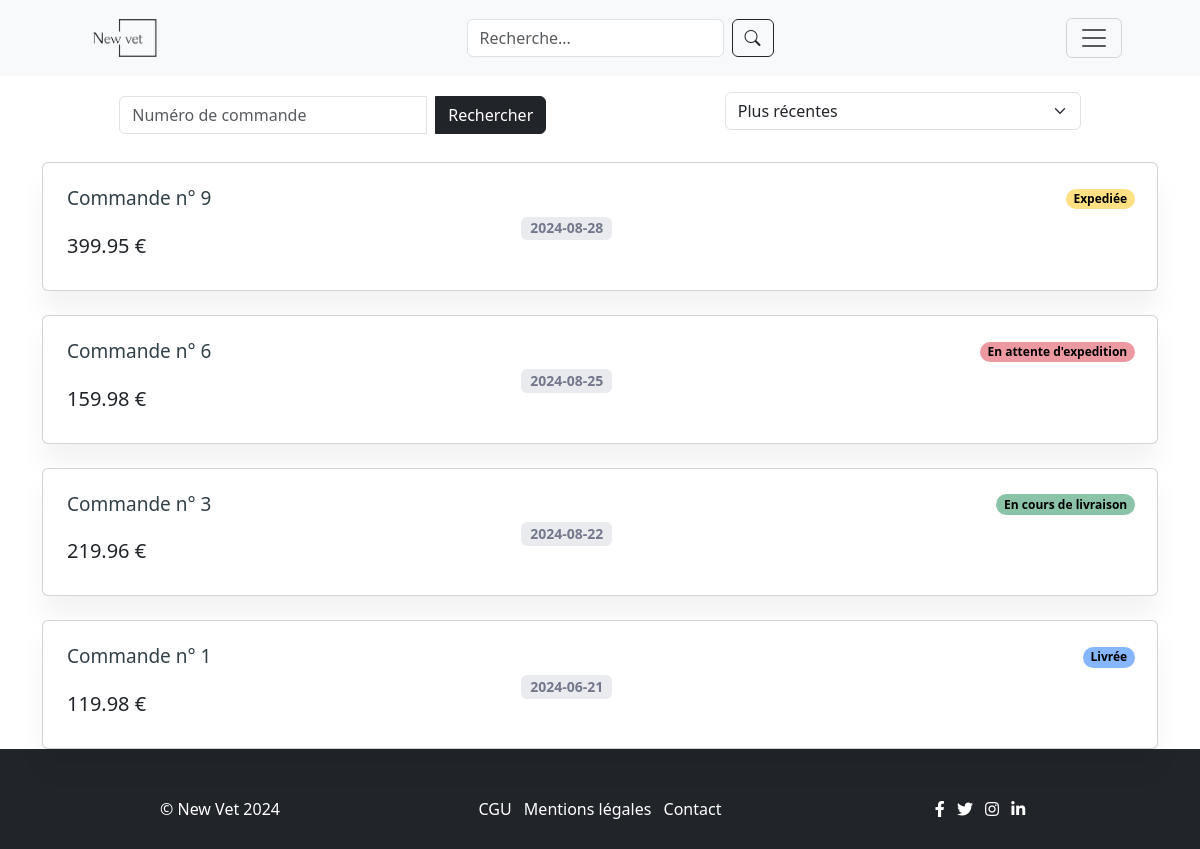
Screenshot of /myorders.php (signed in) with the database file from the repository.
### tables this page shows
CREATE TABLE `commandes` (
  `id` int(11) NOT NULL,
  `utilisateur_id` int(11) NOT NULL,
  `date_creation` date NOT NULL DEFAULT current_timestamp(),
  `prix_total` decimal(10,2) NOT NULL DEFAULT 0.00,
  `statut` int(1) NOT NULL DEFAULT 1,
  `chiffres_cb` int(4) NOT NULL
);

### functions.php (called while the page is built, shortened)
<?php
function getOrdersByUserIdNewest($con, $user_id){
    $query = "SELECT * FROM commandes WHERE utilisateur_id = '$user_id' ORDER BY date_creation DESC";
    $result = mysqli_query($con,$query);
    if($result && mysqli_num_rows($result)> 0){
        $orders = mysqli_fetch_all($result, MYSQLI_ASSOC);
        return $orders;
    }
}
?>

### myorders.php (the view, shortened to what this page needs)
<?php
include("config.php");
include("functions.php");
if (isset($_GET['orderNumber'])) {
    $searchOrderNumber = (int)$_GET['orderNumber'];
} else {
    $searchOrderNumber = '';
}
$orders = array();
if ($searchOrderNumber > 0) {
    $orders = getOrdersByUserIdAndNumber($con, $_SESSION['user_id'], $searchOrderNumber);
} else {
    $orders = getOrdersByUserIdNewest($con, $_SESSION['user_id']);
}
?>
<!DOCTYPE html>
<html lang="fr">
<head>
    <link rel="stylesheet" href="https://cdn.jsdelivr.net/npm/bootstrap-icons@1.11.3/font/bootstrap-icons.min.css">
    <link href="https://cdn.jsdelivr.net/npm/bootstrap@5.3.3/dist/css/bootstrap.min.css" rel="stylesheet"
>
    <link rel="stylesheet" href="assets/css/style.css" />
    <link rel="stylesheet" href="assets/css/myorders.css" />
</head>
<body>
    <main>
        <?php include "header.php"; ?>
        <section class="section mt-3">
            <div class="container">
                <div class="justify-content-center row d-flex justify-content-around">
                    <span class="col-lg-5 row">
                        <form method="GET" action="" class="d-flex align-items-center">
                            <div class="input-group">
                                <input name="orderNumber"
                                    placeholder="Numéro de commande" type="search" class="form-control "
                                    value="<?php if ($searchOrderNumber != 0) echo $searchOrderNumber ?>" />
                                <button type="submit" class="btn btn-dark ms-2">Rechercher</button>
                            </div>
                        </form>
                    </span>
                    <div class="col-lg-4 mb-2">
                        <select class="form-select" id="ordersOrder" onchange="ordersSort()">
                            <option value="1">Plus récentes</option>
                        </select>
                    </div>
                </div>
                <div class="row">
                    <div class="col-lg-12">
                        <div id="ordersList">
                            <?php
                            if (is_array($orders)) {
                                foreach ($orders as $order) {
                                    $orderId = $order['id'];
                                    $orderDate = $order['date_creation'];
                                    $orderTotal = $order['prix_total'];
                                    $orderStatus = $order['statut'];
                                    $orderStatusTag = "<p class='badge rounded-pill bg-danger text-black'>Etat Inconnu</p>";
                                    switch ($orderStatus) {
                                        case 1:
                                            $orderStatusTag = "<p class='badge rounded-pill bg-danger text-black' style='--bs-bg-opacity: .5;'>En attente d'expedition</p>";
                                            break;
                                        case 2:
                                            $orderStatusTag = "<p class='badge rounded-pill bg-warning text-black' style='--bs-bg-opacity: .5;'>Expediée</p>";
                                            break;
                                        case 3:
                                            $orderStatusTag = "<p class='badge rounded-pill bg-success text-black' style='--bs-bg-opacity: .5;'>En cours de livraison</p>";
                                            break;
                                        case 4:
                                            $orderStatusTag = "<p class='badge rounded-pill bg-primary text-black' style='--bs-bg-opacity: .5;'>Livrée</p>";
                                            break;
                                    }
                                    echo "<div class='order-list-box card mt-4'>
                                            <div class='p-4 card-body'>
                                                <div class='align-items-center row'>
                                                    <div class='col-lg-5'>
                                                        <div class='mt-3 mt-lg-0'>
                                                            <h5 class='fs-19 mb-4'>
                                                                <a class='primary-link' href='order.php?id=$orderId'>Commande n° $orderId</a>
                                                            </h5>
                                                            <h5>$orderTotal €</h5>
                                                        </div>
                                                    </div>
                                                <div class='col-lg-4'>
                                                    <div class='mt-2 mt-lg-0 d-flex flex-wrap align-items-start gap-1'>
                                                        <span class='badge bg-soft-secondary fs-14 mt-1'>$orderDate</span>
                                                    </div>
                                                </div>
                                            </div>
                                            <div class='shipping-state'>
                                                $orderStatusTag
                                            </div>
                                        </div>
                                    </div>";
                                }
                            } else {
                                echo "<h2 class='mt-5 shadow p-5'>Aucune commande</h2>";
                            }
                            ?>
                        </div>
                    </div>
                </div>
            </div>
        </section>
        <div class="push"></div>
    </main>
    <?php include "footer.php"; ?>
</body>
</html>

### header.php (shortened to what this page needs)
<header>
    <nav class="navbar navbar-light bg-light">
        <div class="container px-4 px-lg-5">
            <a class="navbar-brand" href="index.php"><img src="assets/img/logo-black.png" height="50px" alt="Logo"></a>
            <div class="mx-auto mb-2 mb-lg-0" id="showWhenCollapsed">
                <form class="d-flex" method="get" action="search.php">
                    <input class="form-control me-2" type="search" name="search" placeholder="Recherche..." aria-label="Search">
                    <button class="btn btn-outline-dark" type="submit">
                        <i class="bi bi-search"></i>
                    </button>
                </form>
            </div>
            <button class="navbar-toggler" type="button" data-bs-toggle="collapse" data-bs-target="#navbarSupportedContent" aria-controls="navbarSupportedContent" aria-expanded="false" aria-label="Toggle navigation">
                <span class="navbar-toggler-icon"></span>
            </button>
        </div>
    </nav>
</header>

### footer.php
<footer class="py-5 bg-dark">
    <div class="container">
        <div class="row">
            <div class="col-md-4 text-center text-md-left">
                <p class="m-0 text-white">&copy; New Vet 2024</p>
            </div>
            <div class="col-md-4 my-3 my-md-0">
                <ul class="list-inline text-center">
                    <li class="list-inline-item">
                        <a href="/cgu" class="text-white">CGU</a>
                    </li>
                    <li class="list-inline-item">
                        <a href="/mentions-legales" class="text-white">Mentions légales</a>
                    </li>
                    <li class="list-inline-item">
                        <a href="/contact" class="text-white">Contact</a>
                    </li>
                </ul>
            </div>
            <div class="col-md-4 text-center text-md-right">
                <ul class="list-inline">
                    <li class="list-inline-item">
                        <a href="https://facebook.com/votreprofil" class="text-white">
                            <i class="fab fa-facebook-f"></i>
                        </a>
                    </li>
                    <li class="list-inline-item">
                        <a href="https://twitter.com/votreprofil" class="text-white">
                            <i class="fab fa-twitter"></i>
                        </a>
                    </li>
                    <li class="list-inline-item">
                        <a href="https://instagram.com/votreprofil" class="text-white">
                            <i class="fab fa-instagram"></i>
                        </a>
                    </li>
                    <li class="list-inline-item">
                        <a href="https://linkedin.com/in/votreprofil" class="text-white">
                            <i class="fab fa-linkedin-in"></i>
                        </a>
                    </li>
                </ul>
            </div>
        </div>
    </div>
</footer>
<link rel="stylesheet" href="https://cdnjs.cloudflare.com/ajax/libs/font-awesome/5.15.4/css/all.min.css">

### assets/css/style.css (style rules this page uses)
body, html { height: 100%; }
main { min-height: 100vh; margin-bottom: -100px; }
footer,.push { height: 100px; }

### assets/css/myorders.css (style rules this page uses)
.card { box-shadow: 0 20px 27px 0 rgb(0 0 0 / 5%); }
.fs-19 { font-size: 19px; }
.primary-link { color: #314047; -webkit-transition: all .5s ease; transition: all .5s ease; }
a { color: #02af74; text-decoration: none; }
.order-list-box .shipping-state { position: absolute; right: 22px; top: 22px; }
.fs-14 { font-size: 14px; }
.bg-soft-secondary { background-color: rgba(116, 120, 141, .15) !important; color: #74788d !important; }
.mt-1 { margin-top: 0.25rem !important; }

### rows the page displays
commandes: id "9", prix_total "399.95", date_creation "2024-08-28", statut "Expediée"
commandes: id "6", prix_total "159.98", date_creation "2024-08-25", statut "En attente d'expedition"
commandes: id "3", prix_total "219.96", date_creation "2024-08-22", statut "En cours de livraison"
commandes: id "1", prix_total "119.98", date_creation "2024-06-21", statut "Livrée"
